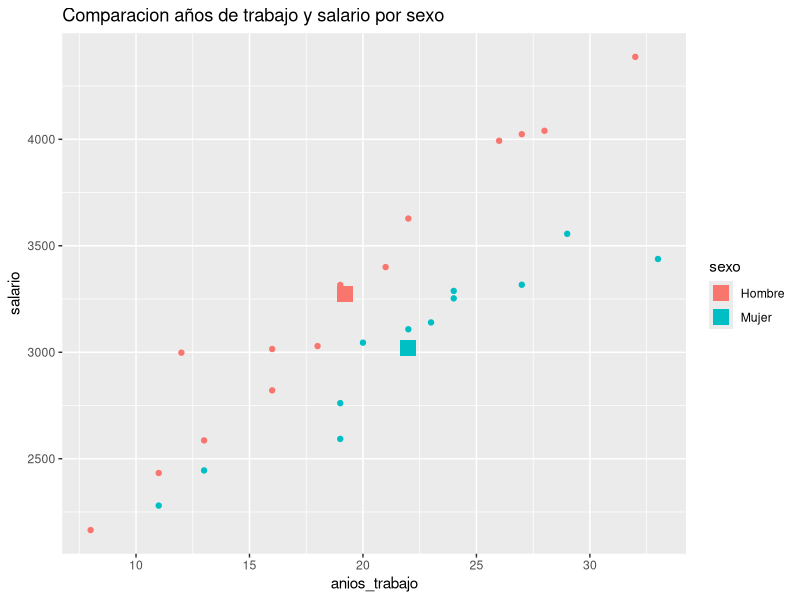
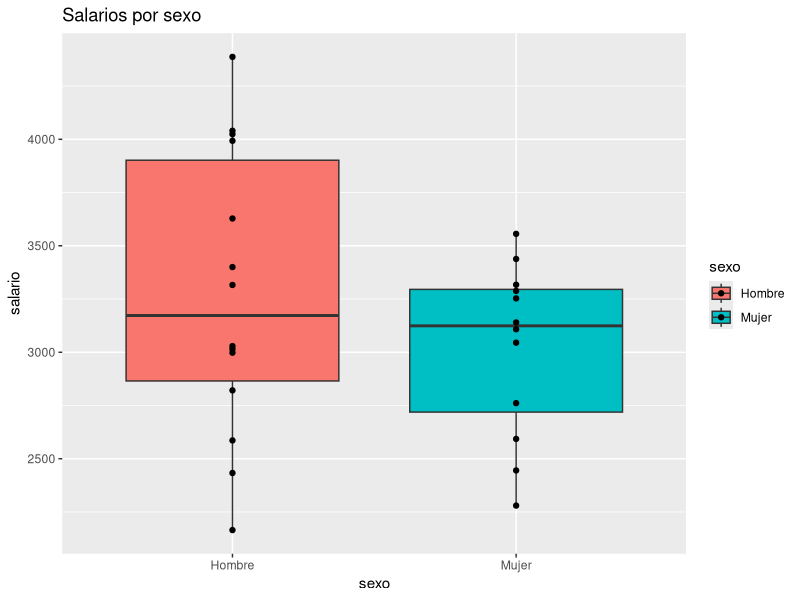
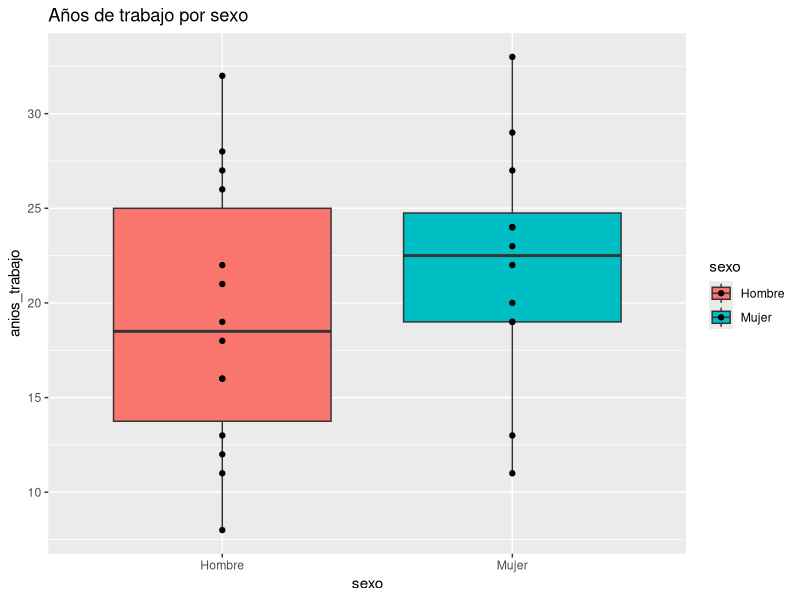

These charts were generated, in order, by the following R code:
#Codigo de Fernando Alvarado Placios 
#Analisis de salarios 

setwd("C:/Users/ferna/Documents/Seminario Estadistica/EjercicioExtra1")

#Cargando las librerias a usar
library(ggplot2)
library(dplyr)

#Cargando los datos
datos <- read.csv("./salarios.csv")
datos$sexo <- factor(datos$sexo, levels = c(1, 2), labels = c("Hombre", "Mujer"))


#Agrupando los datos por sexo
datos %>% 
    group_by(sexo) %>%
    summarise_all(mean) -> datos.summary




#Haciendo un analisis estadistico de los datos 
mean(datos$salario) #Media de los salarios
var(datos$salario) #Varianza de los salarios

#Separando por hombres y mujeres 
datos.summary  # 1 significa hombre y 2 mujer

#Grafica para poder visualizar los resultado anteriores

ggplot(datos, aes(x = anios_trabajo, y =  salario, color = sexo)) +
  geom_point() +
  geom_point(data = datos.summary, shape=15, size=5)  +
  labs(
    title = "Comparacion años de trabajo y salario por sexo"
  )
#En esta grafica podemos ver la media de salarios y de años de trabajo por sexo, donde en promedio a los hombre les pagan mas con menos años de experiencia que a las mujeres


#Hacineod un boxpllot 

ggplot(datos, aes(x = sexo, y = salario, fill = sexo)) +
  geom_boxplot() +
  geom_point(data = datos, aes(x = sexo, y = salario)) +
  labs(
    title = "Salarios por sexo"
  )
 # En esta grafica podemos ver que aunque la media de los salarios sean parecidos, los hombres tienen un mayor rango de salarios que las mujeres

ggplot(datos, aes(x = sexo, y = anios_trabajo, fill = sexo)) +
  geom_boxplot() +
  geom_point(data = datos, aes(x = sexo, y = anios_trabajo)) +
  labs(
    title = "Años de trabajo por sexo"
  )
#Con esta grafica podemos ver que en promedio los hombres  contratados cuantan con menos años de experiencia que las mujeres

#Conclusion
#Con los datos proporcionados por la empresa, podemos ver que en general los los salarios no dependen de los años de antiguedad, si no por el sexo ya que los hombre gana mas con menos años de experiencia que las mujeres
#Politica que debe cambiar para tener una equidad de genero en la empresa
